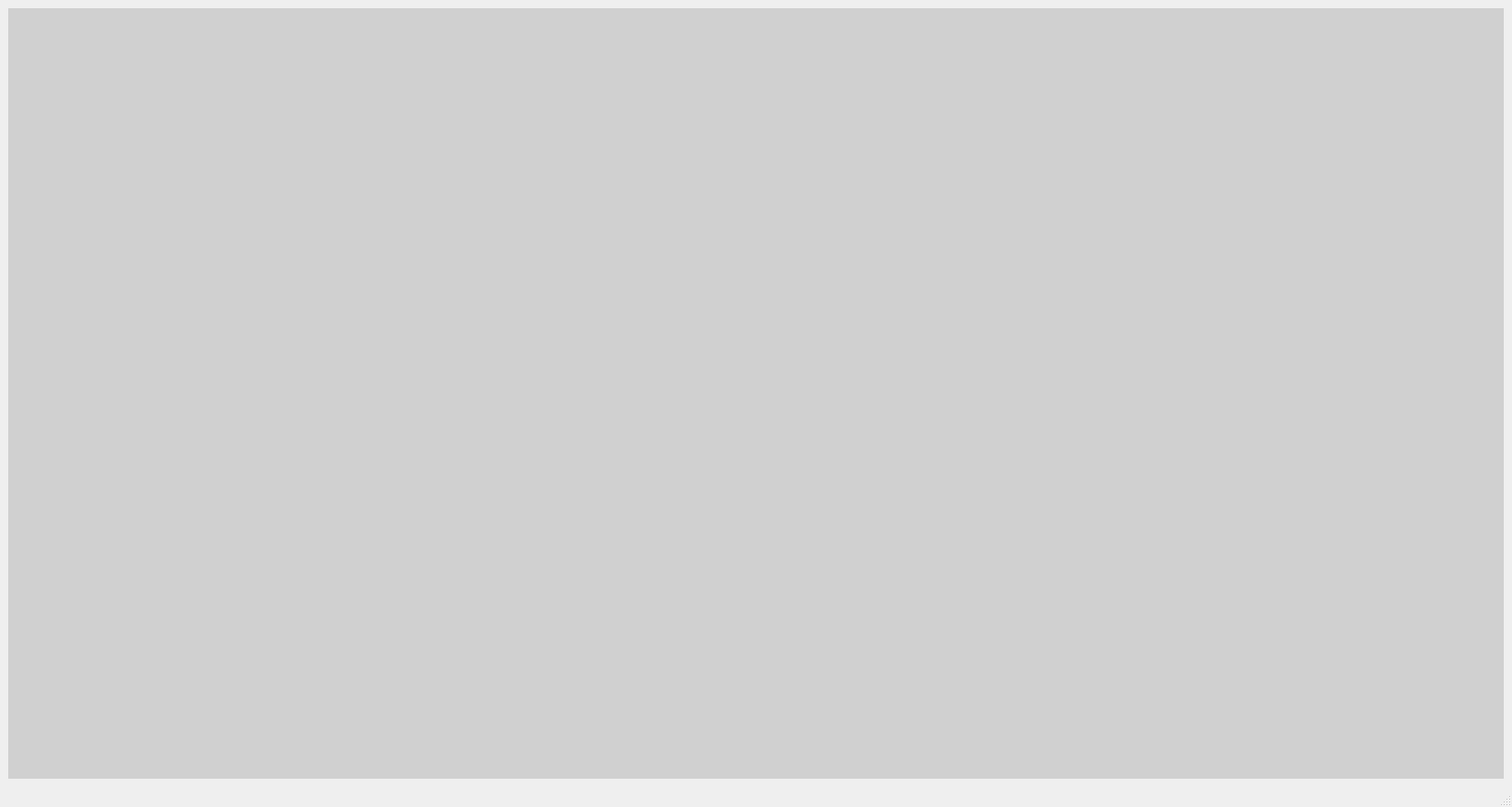
<?xml version="1.0" encoding="UTF-8"?>
<ui version="4.0">
 <class>McGUI</class>
 <widget class="QMainWindow" name="McGUI">
  <property name="geometry">
   <rect>
    <x>0</x>
    <y>0</y>
    <width>1656</width>
    <height>884</height>
   </rect>
  </property>
  <property name="windowTitle">
   <string>McGUI</string>
  </property>
  <widget class="QWidget" name="centralwidget">
   <layout class="QVBoxLayout" name="verticalLayout">
    <item>
     <widget class="XyPlatform" name="XYAxisWidget" native="true">
      <property name="styleSheet">
       <string notr="true">
background-color: rgb(208, 208, 208);</string>
      </property>
     </widget>
    </item>
   </layout>
  </widget>
  <widget class="QMenuBar" name="menubar">
   <property name="geometry">
    <rect>
     <x>0</x>
     <y>0</y>
     <width>1656</width>
     <height>25</height>
    </rect>
   </property>
  </widget>
  <widget class="QStatusBar" name="statusbar"/>
 </widget>
 <customwidgets>
  <customwidget>
   <class>XyPlatform</class>
   <extends>QWidget</extends>
   <header>xyplatform.h</header>
   <container>1</container>
  </customwidget>
 </customwidgets>
 <resources/>
 <connections/>
</ui>
